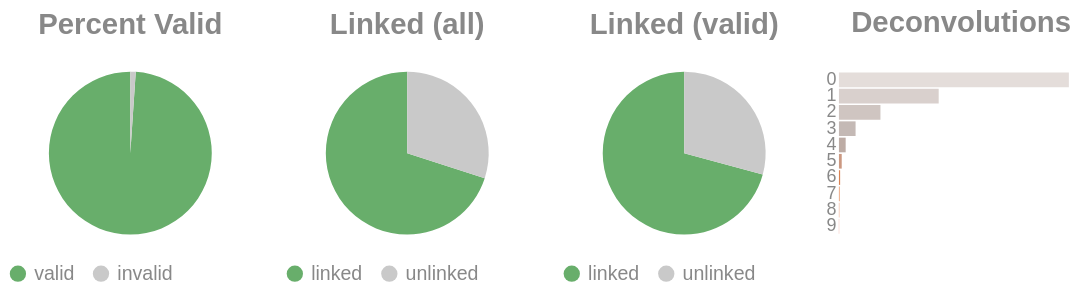

The cell this chart's notebook holds for it:
### Code cell
if SKIPLR:
    pass
else:
    clash = Counter()
    for i in valids['molecule'].to_list():
        _mol = i.split("-")
        if len(_mol) == 1:
            clash.update('0')
        else:
            clash.update(_mol[-1])

    _d = {"deconvolutions": [], 'count': []}
    for k,v in clash.items():
        _d['deconvolutions'].append(k)
        _d['count'].append(v)

    tot_valid = valids['reads'].sum()
    mask = valids['reads'] >= 2
    n_linked_reads = valids.filter(mask)['reads'].sum()
    if n_linked_reads == 0:
        print_html("No linked molecules (>=2 reads) were detected; skipping linked-only distributions.")
        SKIPLR = True
    else:
        perc_valid = round(tot_valid / n_reads, 4)
        linked_perc_abs = round(n_linked_reads / n_reads, 4)
        linked_perc = round(n_linked_reads / tot_valid, 4)

    _valid = pl.DataFrame({"valids": ['valid', 'invalid'], "count": [tot_valid, n_reads - tot_valid]})
    _linked_abs = pl.DataFrame({"linked (absolute)": ['linked', 'unlinked'], "count": [n_linked_reads, n_reads - n_linked_reads]})
    _linked_rel = pl.DataFrame({"linked (valids)": ['linked', 'unlinked'], "count": [n_linked_reads, tot_valid - n_linked_reads]})

    (
        alt.hconcat(
            piechart(_valid, goodval = 'valid', title = "Percent Valid"),
            piechart(_linked_abs, goodval = "linked", title =  "Linked (all)"),
            piechart(_linked_rel, goodval = "linked", title =  "Linked (valid)"),
            convolutionbar(pl.DataFrame(_d), title = "Deconvolutions"),
            center = True,
            bounds = 'flush'
        )
        .resolve_scale(color='independent')
        .resolve_legend('independent')
        .properties(usermeta={'embedOptions': {"actions": False}})
    ).display()

### Figure 1 — Vega-Lite specification as saved in the notebook (floating-point values rounded to 4 significant figures)
{"width": "container", "height": 400, "config": {"title": {"anchor": "start", "dy": -15, "fontSize": 18, "color": "#888888", "subtitleColor": "#888888", "subtitleFontSize": 14}, "arc": {"fill": "#0072B2"}, "axis": {"domainColor": "#888888", "domainWidth": 0.5, "gridWidth": 0.2, "grid": false, "titleFontWeight": 400, "titleFontSize": 15, "labelFontSize": 11, "labelColor": "#888888", "tickColor": "#888888", "tickWidth": 0.2, "titleColor": "#888888"}, "axisBand": {"grid": false}, "axisX": {"grid": true, "tickSize": 10, "domainCap": "round"}, "axisY": {"domain": false, "grid": true, "tickSize": 0, "domainCap": "round"}, "background": "transparent", "header": {"labelFontSize": 15, "labelColor": "#888888", "titleFontSize": 15, "titleFontWeight": 600, "titleColor": "#888888"}, "legend": {"labelFont": "sans-serif", "labelFontSize": 12, "labelColor": "#888888", "symbolSize": 100, "symbolType": "circle", "titleFontSize": 12, "titlePadding": 10, "titleColor": "#888888", "title": null}, "range": {"category": ["#E69F00", "#56B4E9", "#009E73", "#F0E442", "#0072B2", "#D55E00", "#CC79A7", "#000000"], "diverging": ["#cfe8f3", "#a2d4ec", "#73bfe2", "#46abdb", "#1696d2", "#12719e"]}, "area": {"fill": "#0072B2", "fillOpacity": 0.7, "line": true, "strokeOpacity": 0.7}, "line": {"color": "#0072B2", "stroke": "#0072B2", "strokeWidth": 2}, "trail": {"color": "#0072B2", "stroke": "#0072B2", "strokeWidth": 0, "size": 1}, "point": {"filled": true, "fillOpacity": 1.0, "size": 95}, "text": {"color": "#888888", "fontSize": 11, "align": "right", "fontWeight": 400, "size": 11}, "bar": {"fill": "#0072B2", "stroke": null}, "view": {"stroke": null, "continuousWidth": 660, "continuousHeight": 400}}, "hconcat": [{"data": {"name": "data-390e7cd60534b9850550f0659e2cea95"}, "mark": {"type": "arc"}, "encoding": {"color": {"field": "valids", "legend": {"orient": "bottom", "title": null}, "scale": {"domain": ["valid", "invalid"], "range": ["#68ae6b", "#C9C9C9"]}, "title": "Valids", "type": "nominal"}, "theta": {"field": "count", "type": "quantitative"}, "tooltip": [{"field": "valids", "title": "Valids", "type": "ordinal"}, {"field": "percent", "format": ".2%", "title": "Percent", "type": "quantitative"}, {"field": "count", "title": "Count", "type": "quantitative"}]}, "height": 100, "title": {"text": "Percent Valid", "align": "center", "anchor": "middle"}, "transform": [{"calculate": "datum.count / 3428457", "as": "percent"}], "width": 150}, {"data": {"name": "data-74dc74a0ca3c919d9cf23f11bf8b0b3b"}, "mark": {"type": "arc"}, "encoding": {"color": {"field": "linked (absolute)", "legend": {"orient": "bottom", "title": null}, "scale": {"domain": ["linked", "unlinked"], "range": ["#68ae6b", "#C9C9C9"]}, "title": "Linked (Absolute)", "type": "nominal"}, "theta": {"field": "count", "type": "quantitative"}, "tooltip": [{"field": "linked (absolute)", "title": "Linked (Absolute)", "type": "ordinal"}, {"field": "percent", "format": ".2%", "title": "Percent", "type": "quantitative"}, {"field": "count", "title": "Count", "type": "quantitative"}]}, "height": 100, "title": {"text": "Linked (all)", "align": "center", "anchor": "middle"}, "transform": [{"calculate": "datum.count / 3428457", "as": "percent"}], "width": 150}, {"data": {"name": "data-8ef0f80e8d43c1019973a3ec3542bb86"}, "mark": {"type": "arc"}, "encoding": {"color": {"field": "linked (valids)", "legend": {"orient": "bottom", "title": null}, "scale": {"domain": ["linked", "unlinked"], "range": ["#68ae6b", "#C9C9C9"]}, "title": "Linked (Valids)", "type": "nominal"}, "theta": {"field": "count", "type": "quantitative"}, "tooltip": [{"field": "linked (valids)", "title": "Linked (Valids)", "type": "ordinal"}, {"field": "percent", "format": ".2%", "title": "Percent", "type": "quantitative"}, {"field": "count", "title": "Count", "type": "quantitative"}]}, "height": 100, "title": {"text": "Linked (valid)", "align": "center", "anchor": "middle"}, "transform": [{"calculate": "datum.count / 3391971", "as": "percent"}], "width": 150}, {"data": {"name": "data-ab1b7ae570f5aed0fa62f53a7e99f0a6"}, "mark": {"type": "bar"}, "encoding": {"color": {"field": "deconvolutions", "legend": null, "scale": {"scheme": "lightgreyred"}, "type": "nominal"}, "tooltip": [{"field": "deconvolutions", "title": "Deconvolutions", "type": "ordinal"}, {"field": "percent", "format": ".2%", "title": "Percent", "type": "quantitative"}, {"field": "count", "title": "Count", "type": "quantitative"}], "x": {"axis": null, "field": "count", "type": "quantitative"}, "y": {"field": "deconvolutions", "sort": "ascending", "title": null, "type": "nominal"}}, "height": 100, "title": {"text": "Deconvolutions", "align": "center", "anchor": "middle"}, "transform": [{"calculate": "datum.count / 1635077", "as": "percent"}], "width": 150}], "bounds": "flush", "center": true, "resolve": {"legend": {"angle": "independent"}, "scale": {"color": "independent"}}, "usermeta": {"embedOptions": {"actions": false}}, "$schema": "https://vega.github.io/schema/vega-lite/v6.4.1.json", "datasets": {"data-390e7cd60534b9850550f0659e2cea95": [{"valids": "valid", "count": 3391971}, {"valids": "invalid", "count": 36486}], "data-74dc74a0ca3c919d9cf23f11bf8b0b3b": [{"linked (absolute)": "linked", "count": 2400519}, {"linked (absolute)": "unlinked", "count": 1027938}], "data-8ef0f80e8d43c1019973a3ec3542bb86": [{"linked (valids)": "linked", "count": 2400519}, {"linked (valids)": "unlinked", "count": 991452}], "data-ab1b7ae570f5aed0fa62f53a7e99f0a6": [{"deconvolutions": "0", "count": 941008}, {"deconvolutions": "1", "count": 408247}, {"deconvolutions": "2", "count": 169894}, {"deconvolutions": "3", "count": 68115}, {"deconvolutions": "4", "count": 27561}, {"deconvolutions": "5", "count": 11433}, {"deconvolutions": "6", "count": 4893}, {"deconvolutions": "7", "count": 2256}, {"deconvolutions": "8", "count": 1094}, {"deconvolutions": "9", "count": 576}]}}
